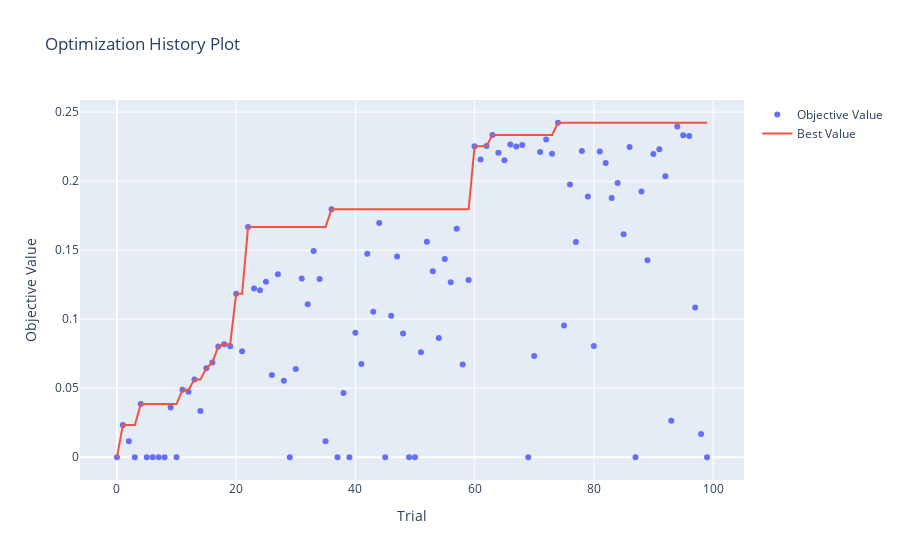

Source (notebook cell):
### Code cell
# 하이퍼파라미터 최적화 과정을 확인
optuna.visualization.plot_optimization_history(study_cat)
